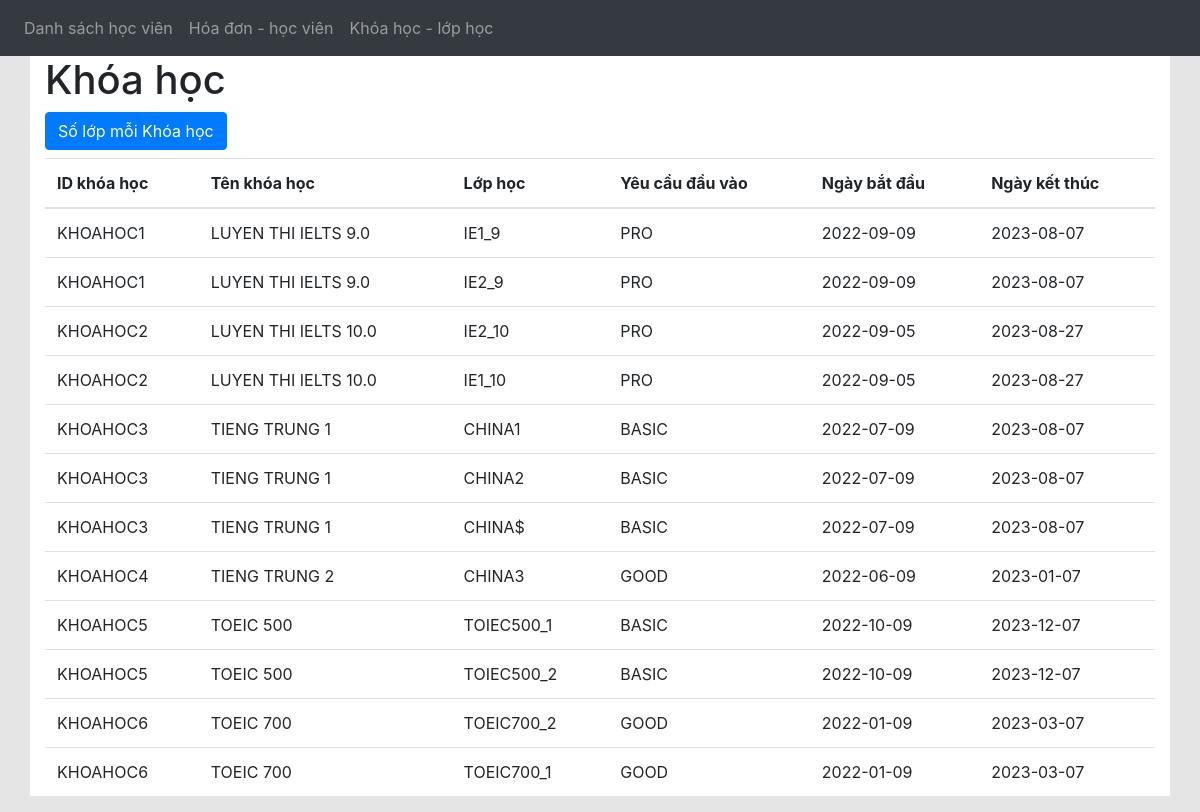
The page /php/khoahoc.php on the database its author committed.
### tables this page shows
CREATE TABLE LOPHOC(
ID	CHAR(50) NOT NULL,
TENLOP VARCHAR(50) NOT NULL,
IDKHOAHOC CHAR(50) NOT NULL,
PRIMARY KEY (ID)
);

CREATE TABLE KHOAHOC(
ID	CHAR(50) NOT NULL,
TENKHOA VARCHAR(20) NOT NULL,
YEUCAUDAUVAO VARCHAR(5) NOT NULL,
HOCPHI INT NOT NULL,
NGAYBATDAU DATE,
NGAYKETTHUC DATE,
PRIMARY KEY (ID)
);

### php/khoahoc.php (the view, shortened to what this page needs)
<!DOCTYPE html>
<html lang="en">
<head>
    <link rel="stylesheet" href="https://cdn.jsdelivr.net/npm/bootstrap@4.6.2/dist/css/bootstrap.min.css">
</head>
<body style="background-color:rgba(0, 0, 0, 0.1)">
    <nav class="navbar navbar-expand-md bg-dark navbar-dark">
    <div class="collapse navbar-collapse" id="collapsibleNavbar">
        <ul class="navbar-nav">
        <li class="nav-item">
            <a class="nav-link" href="hocvien.php">Danh sách học viên</a>
        </li>
        <li class="nav-item">
            <a class="nav-link" href="index.php?sort=IDHOCVIEN&search=">Hóa đơn - học viên</a>
        </li>
        <li class="nav-item">
            <a class="nav-link" href="khoahoc.php">Khóa học - lớp học</a>
        </li>
        </ul>
    </div>
    </nav>
    <div class="container" style="background-color:#FFF">
        <h1 class="title">Khóa học</h1>
        <form class="form-inline" action="" method="post">
            <a type="submit" name='submit' href="countlophoc.php" class="btn btn-primary mb-2" value='submit'>Số lớp mỗi Khóa học</a>
        </form>
        <table class="table table-hover">
    <thead>
      <tr>
        <th>ID khóa học</th>
        <th>Tên khóa học</th>
        <th>Lớp học</th>
        <th>Yêu cầu đầu vào </th>
        <th>Ngày bắt đầu</th>
        <th>Ngày kết thúc</th>
      </tr>
    </thead>
    <tbody>
    <?php
    require_once 'connection.php';
$display = "SELECT s.ID,s.TENKHOA,b.TENLOP,s.YEUCAUDAUVAO ,s.NGAYBATDAU,s.NGAYKETTHUC
from khoahoc s,lophoc b
where s.ID=b.IDKHOAHOC
order by s.ID;
";
    $result = mysqli_query($conn,$display);
    while($r=mysqli_fetch_assoc($result)){
       ?>
    <tr>
        <td><?php  echo $r['ID']; ?></td>
        <td><?php echo $r['TENKHOA']; ?></td>
        <td><?php echo $r['TENLOP']; ?></td>
        <td><?php echo $r['YEUCAUDAUVAO']; ?></td>
        <td><?php echo $r['NGAYBATDAU']; ?></td>
        <td><?php echo $r['NGAYKETTHUC']; ?></td>
    </tr>
    <?php
    }
    ?>
    </tbody>
    </table>
    </div>
</body>
</html>

### rows shown on the page
lophoc: IDKHOAHOC.ID "KHOAHOC1", IDKHOAHOC.TENKHOA "LUYEN THI IELTS 9.0", TENLOP "IE1_9", IDKHOAHOC.YEUCAUDAUVAO "PRO", IDKHOAHOC.NGAYBATDAU "2022-09-09", IDKHOAHOC.NGAYKETTHUC "2023-08-07"
lophoc: IDKHOAHOC.ID "KHOAHOC1", IDKHOAHOC.TENKHOA "LUYEN THI IELTS 9.0", TENLOP "IE2_9", IDKHOAHOC.YEUCAUDAUVAO "PRO", IDKHOAHOC.NGAYBATDAU "2022-09-09", IDKHOAHOC.NGAYKETTHUC "2023-08-07"
lophoc: IDKHOAHOC.ID "KHOAHOC2", IDKHOAHOC.TENKHOA "LUYEN THI IELTS 10.0", TENLOP "IE2_10", IDKHOAHOC.YEUCAUDAUVAO "PRO", IDKHOAHOC.NGAYBATDAU "2022-09-05", IDKHOAHOC.NGAYKETTHUC "2023-08-27"
lophoc: IDKHOAHOC.ID "KHOAHOC2", IDKHOAHOC.TENKHOA "LUYEN THI IELTS 10.0", TENLOP "IE1_10", IDKHOAHOC.YEUCAUDAUVAO "PRO", IDKHOAHOC.NGAYBATDAU "2022-09-05", IDKHOAHOC.NGAYKETTHUC "2023-08-27"
lophoc: IDKHOAHOC.ID "KHOAHOC3", IDKHOAHOC.TENKHOA "TIENG TRUNG 1", TENLOP "CHINA1", IDKHOAHOC.YEUCAUDAUVAO "BASIC", IDKHOAHOC.NGAYBATDAU "2022-07-09", IDKHOAHOC.NGAYKETTHUC "2023-08-07"
lophoc: IDKHOAHOC.ID "KHOAHOC3", IDKHOAHOC.TENKHOA "TIENG TRUNG 1", TENLOP "CHINA2", IDKHOAHOC.YEUCAUDAUVAO "BASIC", IDKHOAHOC.NGAYBATDAU "2022-07-09", IDKHOAHOC.NGAYKETTHUC "2023-08-07"
lophoc: IDKHOAHOC.ID "KHOAHOC3", IDKHOAHOC.TENKHOA "TIENG TRUNG 1", TENLOP "CHINA$", IDKHOAHOC.YEUCAUDAUVAO "BASIC", IDKHOAHOC.NGAYBATDAU "2022-07-09", IDKHOAHOC.NGAYKETTHUC "2023-08-07"
lophoc: IDKHOAHOC.ID "KHOAHOC4", IDKHOAHOC.TENKHOA "TIENG TRUNG 2", TENLOP "CHINA3", IDKHOAHOC.YEUCAUDAUVAO "GOOD", IDKHOAHOC.NGAYBATDAU "2022-06-09", IDKHOAHOC.NGAYKETTHUC "2023-01-07"
lophoc: IDKHOAHOC.ID "KHOAHOC5", IDKHOAHOC.TENKHOA "TOEIC 500", TENLOP "TOIEC500_1", IDKHOAHOC.YEUCAUDAUVAO "BASIC", IDKHOAHOC.NGAYBATDAU "2022-10-09", IDKHOAHOC.NGAYKETTHUC "2023-12-07"
lophoc: IDKHOAHOC.ID "KHOAHOC5", IDKHOAHOC.TENKHOA "TOEIC 500", TENLOP "TOIEC500_2", IDKHOAHOC.YEUCAUDAUVAO "BASIC", IDKHOAHOC.NGAYBATDAU "2022-10-09", IDKHOAHOC.NGAYKETTHUC "2023-12-07"
lophoc: IDKHOAHOC.ID "KHOAHOC6", IDKHOAHOC.TENKHOA "TOEIC 700", TENLOP "TOEIC700_2", IDKHOAHOC.YEUCAUDAUVAO "GOOD", IDKHOAHOC.NGAYBATDAU "2022-01-09", IDKHOAHOC.NGAYKETTHUC "2023-03-07"
lophoc: IDKHOAHOC.ID "KHOAHOC6", IDKHOAHOC.TENKHOA "TOEIC 700", TENLOP "TOEIC700_1", IDKHOAHOC.YEUCAUDAUVAO "GOOD", IDKHOAHOC.NGAYBATDAU "2022-01-09", IDKHOAHOC.NGAYKETTHUC "2023-03-07"
